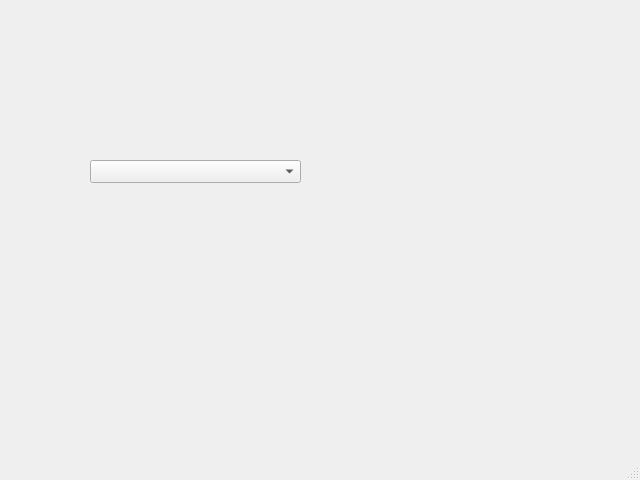
<?xml version="1.0" encoding="UTF-8"?>
<ui version="4.0">
 <class>MainWindow</class>
 <widget class="QMainWindow" name="MainWindow">
  <property name="geometry">
   <rect>
    <x>0</x>
    <y>0</y>
    <width>640</width>
    <height>480</height>
   </rect>
  </property>
  <property name="windowTitle">
   <string>MainWindow</string>
  </property>
  <widget class="QWidget" name="centralwidget">
   <widget class="QComboBox" name="comboBox">
    <property name="geometry">
     <rect>
      <x>90</x>
      <y>160</y>
      <width>211</width>
      <height>23</height>
     </rect>
    </property>
   </widget>
  </widget>
  <widget class="QMenuBar" name="menubar">
   <property name="geometry">
    <rect>
     <x>0</x>
     <y>0</y>
     <width>640</width>
     <height>20</height>
    </rect>
   </property>
  </widget>
  <widget class="QStatusBar" name="statusbar"/>
 </widget>
 <resources/>
 <connections/>
</ui>
